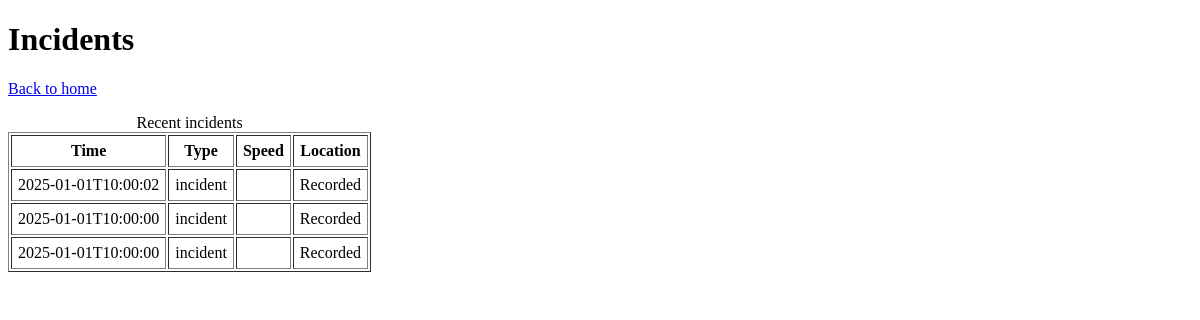
/incidents-page, run on an earlier commit of the app's database.
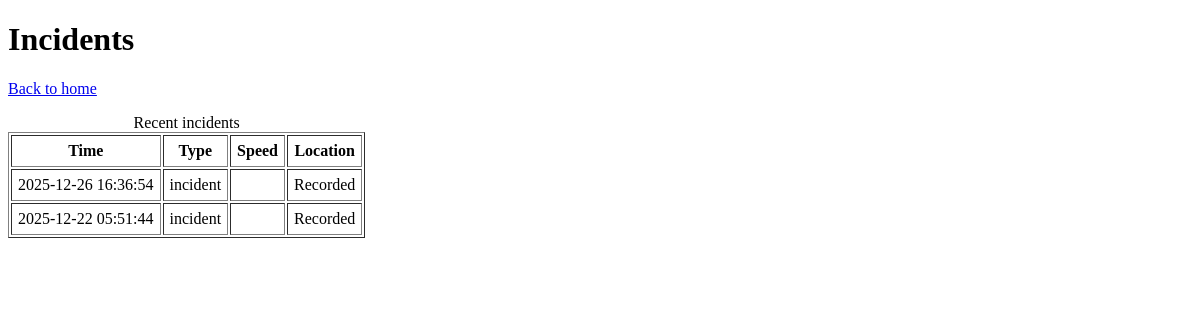
And on a later commit of the database.
### app/models.py (models this page shows)
class Incident(db.Model):
    id = db.Column(db.Integer, primary_key=True)
    trip_id = db.Column(db.Integer, db.ForeignKey("trip.id"), nullable=False)
    timestamp = db.Column(db.String(32))  # important change: now String, not DateTime
    speed = db.Column(db.Float)
    acceleration = db.Column(db.Float)
    lat = db.Column(db.Float)
    lng = db.Column(db.Float)

### app/routes.py (the view)
@api_bp.route("/incidents-page")
def incidents_page():
    incidents_data = Incident.query.order_by(Incident.timestamp.desc()).all()
    formatted = [{"time": i.timestamp, "type": "incident", "location": "Recorded"} for i in incidents_data]
    return render_template("incidents.html", incidents=formatted)

### app/templates/incidents.html (shortened to what this page needs)
<!doctype html>
<html>
  <head>
  </head>
  <body>
 <h1>Incidents</h1>
  <p><a href="/">Back to home</a></p>
    {% if incidents %}
      <table border="1" cellpadding="6">
        <caption>Recent incidents</caption>
        <tr>
          <th>Time</th>
          <th>Type</th>
          <th>Speed</th>
          <th>Location</th>
        </tr>
        {% for inc in incidents %}
        <tr>
          <td>{{ inc.time }}</td>
          <td>{{ inc.type }}</td>
          <td>{{ inc.speed }}</td>
          <td>{{ inc.location }}</td>
        </tr>
        {% endfor %}
      </table>
    {% else %}
      <p>No incidents yet.</p>
    {% endif %}
  </body>
</html>

What changed in the data, as far as the page shows it:
removed Incident: time "2025-01-01T10:00:02", type "incident", location "Recorded"
changed Incident (number 1 of 2 on the later page): time "2025-01-01T10:00:00" → "2025-12-26 16:36:54"; moves up the list
changed Incident (number 2 of 2 on the later page): time "2025-01-01T10:00:00" → "2025-12-22 05:51:44"
